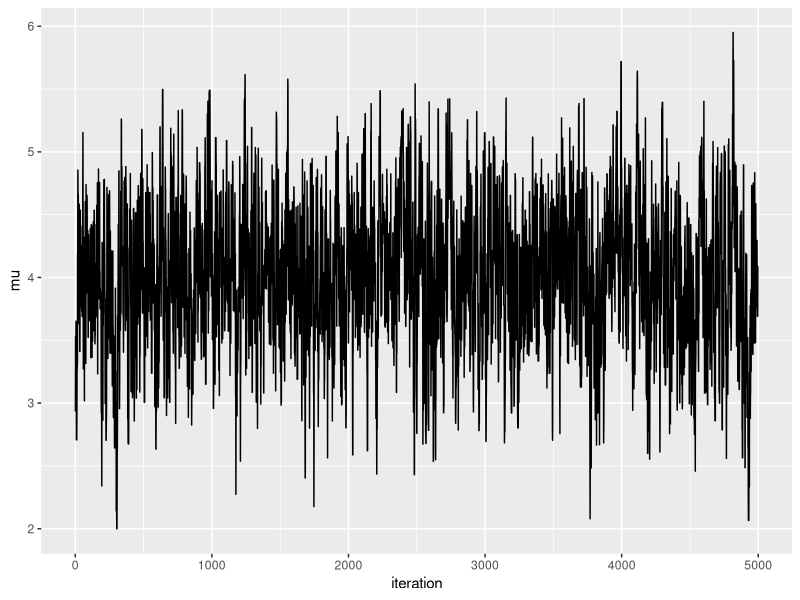
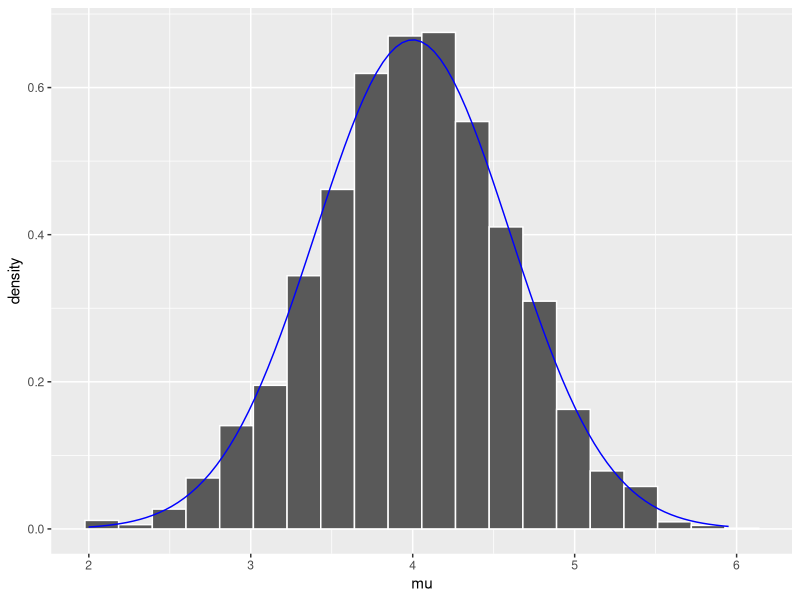

These figures' R source, in order:
## ---- chunk 1
knitr::opts_chunk$set(
  echo = TRUE,
  message = FALSE,
  warning = FALSE,
  fig.align = "center",
  fig.height = 3,
  fig.width = 4
)
## ---- chunk 2
library(ggplot2)
## ---- chunk 3
set.seed(8)

# Set some initial guess for $mu$
current <- 3
# Set some step size
w <- 1

# Draw a proposal mu'
proposal <- runif(1, min = current - w, max = current + w)

# Calculate components of acceptance probability 
proposal_f <- dnorm(proposal, mean = 0, sd = 1) * dnorm(6.25, proposal, 0.75)
proposal_q <- dunif(proposal, min = proposal - w, max = proposal + w)
current_f <- dnorm(current, 0, 1) * dnorm(6.25, current, 0.75)
current_q <- dunif(current, min = current - w, max = current + w)

# Calculate acceptance probability
alpha <- min(
  1, 
  proposal_f * current_q / (current_f * proposal_q)
)

# Do a random draw to determine which sample of mu to keep
next_stop <- sample(
  c(proposal, current),
  size = 1,
  prob = c(alpha, 1 - alpha)
)

## ---- chunk 4
one_mh_iteration <- function(current, w){
  
  # Draw a proposal mu'
  proposal <- runif(1, min = current - w, max = current + w)
  
  # Calculate components of acceptance probability 
  proposal_f <- dnorm(proposal, mean = 0, sd = 1) * dnorm(6.25, proposal, 0.75)
  proposal_q <- dunif(proposal, min = proposal - w, max = proposal + w)
  current_f <- dnorm(current, 0, 1) * dnorm(6.25, current, 0.75)
  current_q <- dunif(current, min = current - w, max = current + w)
  
  # Calculate acceptance probability
  alpha <- min(
    1, 
    proposal_f * current_q / (current_f * proposal_q)
  )
  
  # Do a random draw to determine which sample of mu to keep
  next_stop <- sample(
    c(proposal, current),
    size = 1,
    prob = c(alpha, 1 - alpha)
  )
  
  # Return the results
  return(
    data.frame(proposal, alpha, next_stop)
  )
  
}
## ---- chunk 5
set.seed(8)

one_mh_iteration(current = 3, w = 1)
## ---- chunk 6
normal_mh_tour <- function(N, w){
  
  # Start the chain at this value
  current <- 3
  
  # Initialize a vector to store our samples of mu
  mu <- rep(NA, N)
  
  # Simulate N Markov chain stops
  for(i in 1:N){
    # Simulate on iteration
    sim <- one_mh_iteration(current = current, w = w)
    
    # Record new sample
    mu[i] <- sim$next_stop
    
    # Set new current sample
    current <- sim$next_stop
  }
  
  # Return the chain locations
  return(
    data.frame(iteration = 1:N, mu = mu)
  )
}
## ---- chunk 7
set.seed(8)

mh_simulation_1 <- normal_mh_tour(N = 5000, w = 1)
## ---- chunk 8
ggplot(mh_simulation_1, aes(x = iteration, y = mu)) + 
  geom_line()

ggplot(mh_simulation_1, aes(x = mu)) + 
  geom_histogram(aes(y = ..density..), color = "white", bins = 20) + 
  stat_function(fun = dnorm, args = list(4,0.6), color = "blue")
## ---- chunk 9
one_iteration <- function(current, a, b){
  # Draw a proposal pi'
  
  
  # Calculate components of acceptance probability 
  
  
  # Calculate acceptance probability
  
  
  # Do a random draw to determine which sample of pi to keep

  
  # Return the results
  return(
    data.frame(proposal, alpha, next_stop)
  )
  
}
## ---- chunk 10
beta_bin_mh_tour <- function(N, a, b){
  
  # Start the chain at 0.5

  
  # Initialize a vector to store our samples of pi

  
  # Simulate N Markov chain stops
  for(i in 1:N){
    # Simulate on iteration

    
    # Record new sample
    
    
    # Set new current sample
    
    
  }
  
  # Return the chain locations
  return(
    data.frame(iteration = 1:N, pi = pi)
  )
  
}
